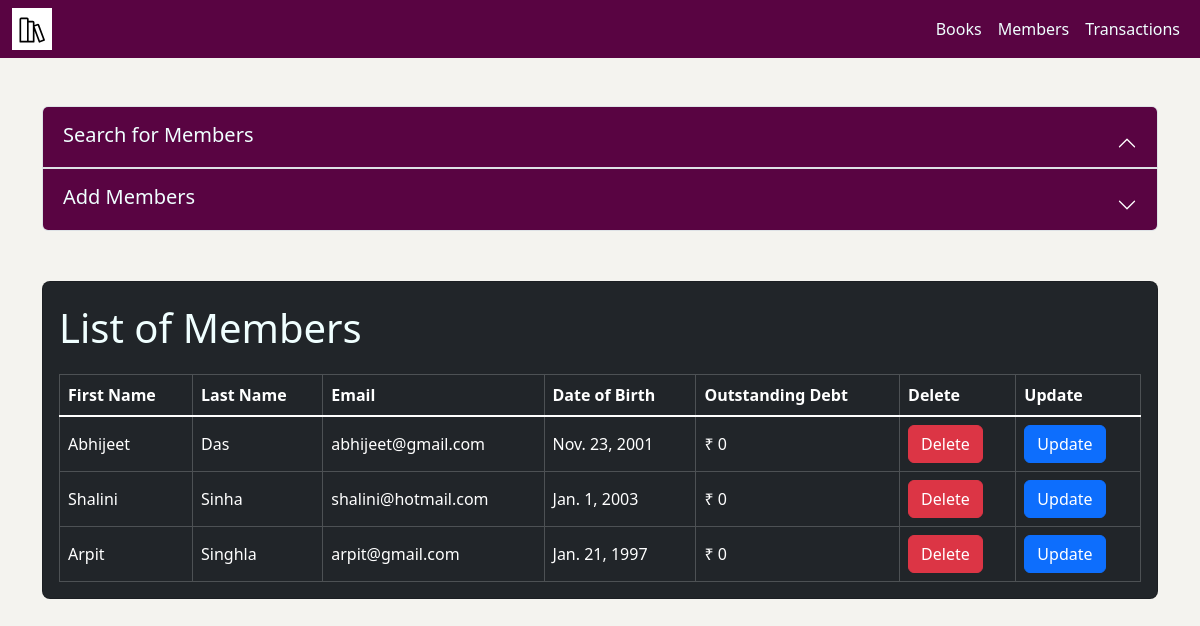
The page /members/ on the database its author committed.
### members/models.py (models this page shows, shortened)
class Member(models.Model):
    first_name = models.CharField(max_length=20)
    last_name = models.CharField(max_length=20)
    debt = models.PositiveSmallIntegerField(default=0)
    email = models.EmailField(unique=True)
    date_of_birth = models.DateField()

### members/views.py (the view, shortened to what this page needs)
# urls.py: path('members/', get_members, name='get_members'),
def get_members(request):
    name = request.GET.get('name', '')
    queryset = Member.objects.filter(
        Q(first_name__icontains=name) |
        Q(last_name__icontains=name)
    )
    context = { 'members': queryset }
    return render(request, 'members/member_list.html', context)

### templates/members/member_list.html (shortened to what this page needs)
{% extends "base.html" %}
{% block start %}
<div class="accordion container mt-5" id="accordionPanelsStayOpenExample">
  <div class="accordion-item">
    <h2 class="accordion-header" id="panelsStayOpen-headingOne">
      <button class="accordion-button" type="button" data-bs-toggle="collapse" data-bs-target="#panelsStayOpen-collapseOne" aria-expanded="true" aria-controls="panelsStayOpen-collapseOne" style="background-color: #590442; padding-bottom: 5px;">
        <p>Search for Members</p>
      </button>
    </h2>
  </div>
  <div class="accordion-item">
    <h2 class="accordion-header" id="panelsStayOpen-headingTwo">
      <button class="accordion-button collapsed" type="button" data-bs-toggle="collapse" data-bs-target="#panelsStayOpen-collapseTwo" aria-expanded="false" aria-controls="panelsStayOpen-collapseTwo" style="background-color: #590442; padding-bottom: 5px;">
        <p>Add Members</p>
      </button>
    </h2>
  </div>
</div>
<div class="mask d-flex align-items-center h-100" style="margin: 50px 0px;">
  <div class="container">
    <div class="row justify-content-center">
      <div class="col-12">
        <div class="card bg-dark shadow-2-strong">
          <div class="card-body">
            <div class="table-responsive">
              <p style=" font-size: 40px;">List of Members</p>
              <table class="table table-dark table-bordered mb-0 align-middle">
                <thead class="align-middle">
                  <tr>
                    <th scope="col">First Name</th>
                    <th scope="col">Last Name</th>
                    <th scope="col">Email</th>
                    <th scope="col">Date of Birth</th>
                    <th scope="col">Outstanding Debt</th>
										<th scope="col">Delete</th>
                    <th scope="col">Update</th>
                  </tr>
                </thead>
                <tbody class="table-group-divider">
                  {% for member in members %}
                  <tr>
                    <td scope="row">{{ member.first_name }}</td>
                    <td>{{ member.last_name }}</td>
                    <td>{{ member.email }}</td>
                    <td>{{ member.date_of_birth }}</td>
										<td>₹ {{ member.debt }}</td>
                    <td >
                      <a href="/delete-member/{{member.id}}" class="btn btn-danger">Delete</button>
                    </td>
                    <td>
                      <a href="/update-member/{{member.id}}" class="btn btn-primary">Update</button>
                    </td>
                  </tr>
                  {% endfor %}
                </tbody>
              </table>
            </div>
          </div>
        </div>
      </div>
    </div>
  </div>
</div>
{% endblock %}

### templates/base.html (shortened to what this page needs)
<!DOCTYPE html>
<html lang="en">
    <head>
        <link
            href="https://cdn.jsdelivr.net/npm/bootstrap@5.3.2/dist/css/bootstrap.min.css"
            rel="stylesheet"
        />
    </head>
    <body style="background-color: #f4f3ef;">
        <nav class="navbar navbar-expand-lg navbar-fixed-top" style="background-color: #590442;">
            <div class="container-fluid">
                <a class="navbar-brand" href="/books/" style="background-color: white;">
                    <img src="/media/img/library-svgrepo-com.svg" alt="Library" width="40" height="30">
                </a>
                <div id="navbarNav">
                    <ul class="nav navbar-nav">
                        <li class="nav-item">
                            <a class="nav-link" href="/books/" style="color: azure;">Books</a>
                        </li>
                        <li class="nav-item">
                            <a class="nav-link" href="/members/" style="color: azure;">Members</a>
                        </li>
                        <li class="nav-item">
                            <a class="nav-link" href="/transactions/" style="color: azure;">Transactions</a>
                        </li>
                    </ul>
                </div>
            </div>
        </nav>
        {% block start %} {% endblock start %}
    </body>
</html>

### templates/members/member_list.html (style rules this page uses)
thead th, tbody th { color: #fff; }
tbody td { font-weight: 500; color: rgba(255,255,255,.65); }
.card { border-radius: .5rem; }
p, label { color: azure; font-size: 20px; }
.table-responsive { max-height: 500px; }
thead { position: sticky; top: 0; }

### rows shown on the page
Member: first_name "Abhijeet", last_name "Das", email "abhijeet@gmail.com", date_of_birth "Nov. 23, 2001", debt "0"
Member: first_name "Shalini", last_name "Sinha", email "shalini@hotmail.com", date_of_birth "Jan. 1, 2003", debt "0"
Member: first_name "Arpit", last_name "Singhla", email "arpit@gmail.com", date_of_birth "Jan. 21, 1997", debt "0"
